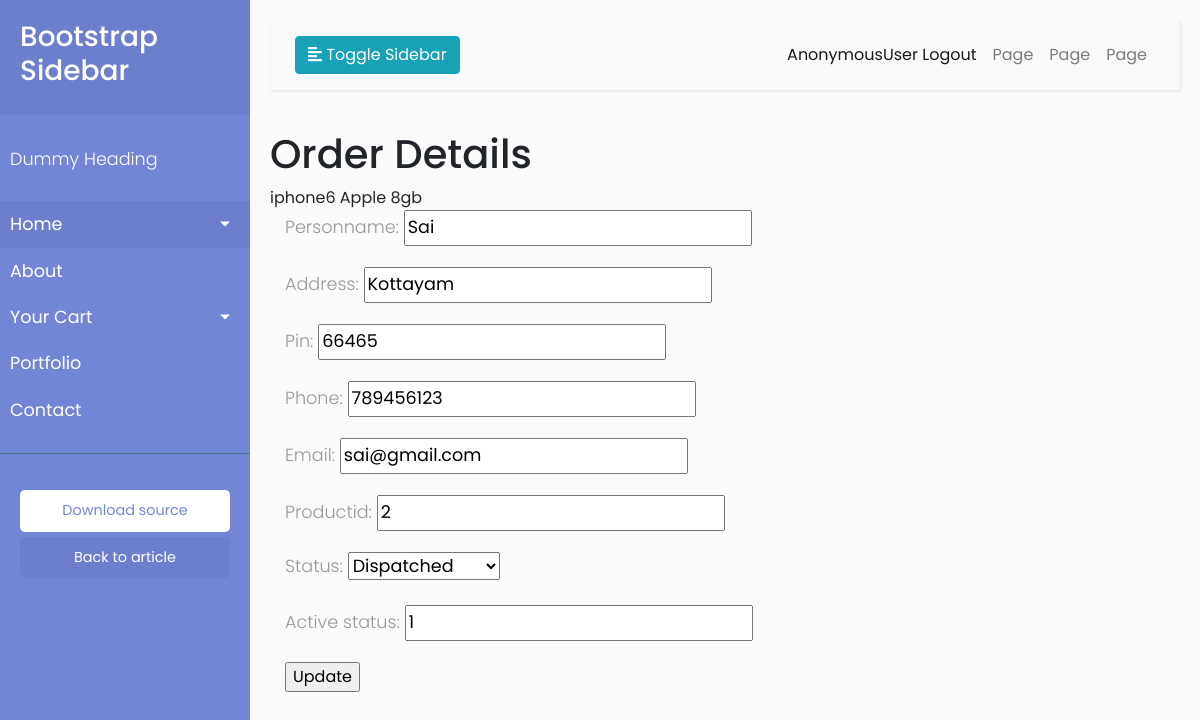
The app's page /product/orderdetail/1 with its own data.
### product/models.py (models this page shows, shortened)
class Mobile(models.Model):
    mobile_name = models.CharField(max_length=128,unique=True)
    brand = models.ForeignKey(Brand,on_delete=models.CASCADE)
    ram = models.CharField(max_length=128)
    price = models.IntegerField()
    camera = models.CharField(max_length=128)
    os = models.CharField(max_length=128)
    image = models.ImageField(upload_to='images')

class Brand(models.Model):
    brand_name = models.CharField(max_length=128,unique=True)
    def __str__(self):
        return self.brand_name

class Orders(models.Model):
    personname = models.CharField(max_length=120)
    address = models.CharField(max_length=120)
    pin = models.CharField(max_length=120)
    phone = models.CharField(max_length=120)
    email = models.CharField(max_length=180)
    productid = models.IntegerField()
    user = models.CharField(max_length=15)
    choice = (
        ('OrderRecieved','OrderRecieved'),
        ('Dispatched','Dispatched'),
        ('Delivered','Delivered'),
        ('Cancelled','Cancelled')
    )
    status = models.CharField(max_length=250,choices=choice,default='OrderRecieved')
    active_status = models.IntegerField(default=1)

### product/views.py (the view)
# urls.py: path('orderdetail/<int:pk>',orderDetails,name="orderdetail"),
def orderDetails(request,pk):
    qs = Orders.objects.get(id=pk)
    product = qs.productid
    item = Mobile.objects.get(id=product)
    form = OrderUpdateForm(instance=qs)
    context = {}
    context["form"] = form
    context["item"] = item
    if request.method=="POST":
        form = OrderForm(instance=qs,data=request.POST)
        if form.is_valid():
            form.save()
            return redirect("viewoders")
    return render(request,"product/orderdetails.html",context)

### product/forms.py
class OrderUpdateForm(ModelForm):
    class Meta:
        model = Orders
        fields= '__all__'
        widgets = {
            "personname":forms.TextInput(attrs={'readonly':'readonly'}),
            "address":forms.TextInput(attrs={'readonly':'readonly'}),
            "pin":forms.TextInput(attrs={'readonly':'readonly'}),
            "phone":forms.TextInput(attrs={'readonly':'readonly'}),
            "email":forms.TextInput(attrs={'readonly':'readonly'}),
            "productid":forms.TextInput(attrs={'readonly':'readonly'}),
            "user": forms.HiddenInput(),
        }

### product/templates/product/orderdetails.html (shortened to what this page needs)
<!DOCTYPE html>
{% extends "product/base.html" %}
{% block body_block %}
<h1>Order Details</h1>
{{item.mobile_name}}
{{item.brand}}
{{item.ram}}
<div class="container">
    <table class="table">
    <form method="post">
        {{form.as_p}}
        <input type="submit" value="Update">
    </form>
</table>
</div>
{% endblock %}

### product/static/css/style.css (style rules this page uses)
body { font-family: 'Poppins', sans-serif; background: #fafafa; }
p { font-family: 'Poppins', sans-serif; font-size: 1.1em; font-weight: 300; line-height: 1.7em; color: #999; }

### records on screen
Mobile: mobile_name "iphone6", brand "Apple", ram "8gb"
Orders: personname "Sai", address "Kottayam", pin "66465", phone "789456123", email "sai@gmail.com", productid "2", status "Dispatched", active_status "1"

### other values on screen
{{ request.user }} "AnonymousUser"
